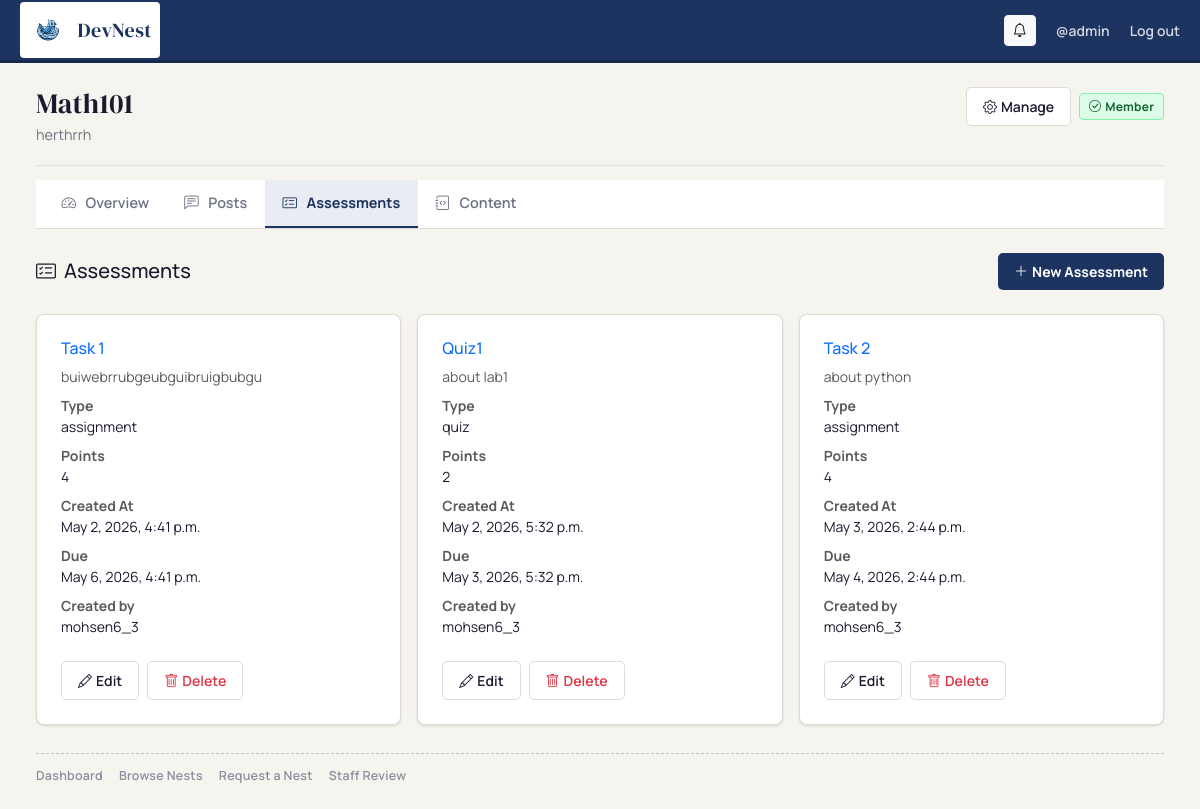
Page /assessments/nests/2/ (signed in) on the earlier database version.
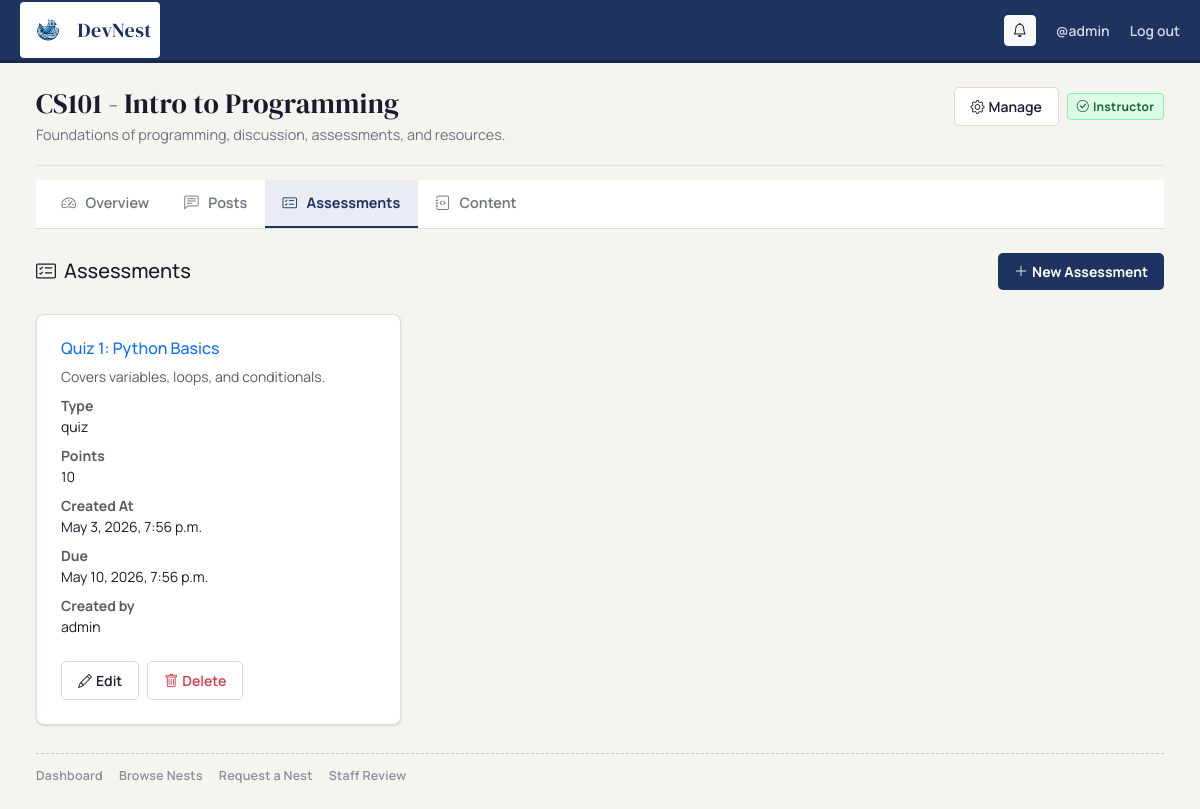
Same page on the later database version.
### nests/models.py (models this page shows, shortened)
class Nest(models.Model):
    class Status(models.TextChoices):
        PENDING  = 'pending',  'Pending'
        APPROVED = 'approved', 'Approved'
        REJECTED = 'rejected', 'Rejected'
    name        = models.CharField(max_length=255)
    description = models.TextField()
    creator     = models.ForeignKey(settings.AUTH_USER_MODEL, on_delete=models.CASCADE)
    members     = models.ManyToManyField(
        settings.AUTH_USER_MODEL,
        through='NestMembership',
        related_name='nests',
    )
    status      = models.CharField(
        max_length=20,
        choices=Status.choices,
        default=Status.PENDING,
    )
    created_at  = models.DateTimeField(auto_now_add=True)
    def membership_for(self, user):
        if not getattr(user, 'is_authenticated', False):
            return None
        return self.memberships.filter(user=user, status=NestMembership.Status.ACTIVE).first()
    def is_site_staff(self, user):
        return bool(getattr(user, 'is_authenticated', False) and (user.is_staff or user.is_superuser))
    def is_nest_staff(self, user):
        m = self.membership_for(user)
        return m is not None and m.role in (NestMembership.Role.INSTRUCTOR, NestMembership.Role.ASSISTANT)

class NestMembership(models.Model):
    class Role(models.TextChoices):
        INSTRUCTOR = 'instructor', 'Instructor'
        ASSISTANT  = 'assistant',  'Assistant'
        MEMBER     = 'member',     'Member'
    class Status(models.TextChoices):
        PENDING  = 'pending',  'Pending'
        ACTIVE   = 'active',   'Active'
        REJECTED = 'rejected', 'Rejected'
    nest      = models.ForeignKey(Nest, on_delete=models.CASCADE, related_name='memberships')
    user      = models.ForeignKey(settings.AUTH_USER_MODEL, on_delete=models.CASCADE, related_name='nest_memberships')
    role      = models.CharField(max_length=20, choices=Role.choices, default=Role.MEMBER)
    status    = models.CharField(max_length=20, choices=Status.choices, default=Status.PENDING)
    joined_at = models.DateTimeField(auto_now_add=True)
    class Meta:
        constraints = [
            models.UniqueConstraint(fields=['nest', 'user'], name='unique_nest_membership')
        ]
        ordering = ['nest', 'joined_at']

### assessments/models.py (models this page shows, shortened)
class Assessment(models.Model):
    TYPE_CHOICES = [
        ('quiz', 'Quiz'),
        ('assignment', 'Assignment'),
    ]
    title = models.CharField(max_length=200)
    description = models.TextField(blank=True)
    assessment_type = models.CharField(max_length=20, choices=TYPE_CHOICES)
    points = models.PositiveIntegerField(default=0)
    due_date = models.DateTimeField(null=True, blank=True)
    created_by = models.ForeignKey(User,on_delete=models.CASCADE,related_name='created_assessments')
    created_at = models.DateTimeField(auto_now_add=True)
    nest = models.ForeignKey(Nest, on_delete=models.CASCADE, related_name='assessments', null=True, blank=True)

### assessments/views.py (the view)
# urls.py: path('nests/<int:nest_id>/', views.assessment_page_view, name='assessment_page_view'),
def assessment_page_view(request: HttpRequest, nest_id):
    nest = get_object_or_404(Nest, id=nest_id)
    assessments = Assessment.objects.filter(nest=nest)
    if request.user.is_authenticated and not request.user.is_staff:
        submissions = Submission.objects.filter(student=request.user, assessment__nest=nest)
        submissions_map = {s.assessment_id: s.score for s in submissions}
        for assessment in assessments:
            assessment.student_score = submissions_map.get(assessment.id)
    else:
        for assessment in assessments:
            assessment.student_score = None
    total_score = (
        Submission.objects
        .filter(student=request.user, assessment__nest=nest)
        .aggregate(total=Sum('score'))['total'] or 0
    )
    context = {
        'assessments': assessments,
        'nest': nest,
        'total_score': total_score,
    }
    context.update(_nest_context(nest, request.user))
    return render(request, 'assessments/assessment_page.html', context)

### assessments/views.py (called while the page is built)
def _nest_context(nest: Nest, user):
    membership = nest.membership_for(user)
    pending_membership = nest.memberships.filter(
        user=user,
        status=NestMembership.Status.PENDING,
    ).first()
    return {
        'membership': membership,
        'pending_membership': pending_membership,
        'can_manage': nest.is_nest_staff(user) or nest.is_site_staff(user),
        'is_nest_staff': nest.is_nest_staff(user) or nest.is_site_staff(user),
    }

### main/context_processors.py (called while the page is built)
def notifications_context(request):
    if not getattr(request.user, 'is_authenticated', False):
        return {
            'unread_notifications': [],
            'unread_notifications_count': 0,
        }
    unread_qs = Notification.objects.filter(user=request.user, is_read=False)
    return {
        'unread_notifications': list(unread_qs[:8]),
        'unread_notifications_count': unread_qs.count(),
    }

### assessments/templates/assessments/assessment_page.html (shortened to what this page needs)
{% extends "nests/nest_detail_base.html" %}
{% load static %}
{% block tab_assessments %}active{% endblock %}
{% block feature_content %}
<div class="d-flex justify-content-between align-items-center mb-4">
    <h5 class="mb-0"><i class="bi bi-card-checklist me-2"></i>Assessments</h5>
    {% if request.user.is_authenticated and request.user.is_staff %}
    <a class="nest-btn-main" href="{% url 'assessments:assessment_create_view' nest_id=nest.id %}">
        <i class="bi bi-plus-lg me-1"></i> New Assessment
    </a>
    {% endif %}
</div>
<div class="assessments-list">
    {% if assessments %}
    <div class="row g-3">
        {% for assessment in assessments %}
        <div class="col-md-6 col-lg-4">
            <div class="nest-surface p-4 h-100 d-flex flex-column">
                <div class="d-flex justify-content-between align-items-start mb-2">
                    <h6 class="mb-0">
                        <a href="{% url 'assessments:assessment_detail_view' nest_id=nest.id pk=assessment.pk %}" class="text-decoration-none">
                            {{ assessment.title }}
                        </a>
                    </h6>
                </div>
                <p class="text-muted small mb-2">{{ assessment.description }}</p>
                <dl class="mb-3 small">
                    <dt class="text-muted">Type</dt><dd>{{ assessment.assessment_type }}</dd>
                    <dt class="text-muted">Points</dt><dd>{{ assessment.points }}</dd>
                    <dt class="text-muted">Created At</dt><dd>{{ assessment.created_at }}</dd>
                    <dt class="text-muted">Due</dt><dd>{{ assessment.due_date|default:"No due date" }}</dd>
                    <dt class="text-muted">Created by</dt><dd>{{ assessment.created_by.username }}</dd>
                </dl>
                {% if request.user.is_authenticated and request.user.is_staff %}
                <div class="d-flex gap-2 mt-auto">
                    <a class="nest-btn-soft" href="{% url 'assessments:assessment_update_view' nest_id=nest.id pk=assessment.pk %}">
                        <i class="bi bi-pencil me-1"></i> Edit
                    </a>
                    <a class="nest-btn-soft" style="color:#dc3545;" href="{% url 'assessments:assessment_delete_view' nest_id=nest.id pk=assessment.pk %}">
                        <i class="bi bi-trash me-1"></i> Delete
                    </a>
                </div>
                {% endif %}
            </div>
        </div>
        {% endfor %}
    </div>
    {% else %}
    <div class="nest-surface p-4 text-muted">No assessments available yet.</div>
    {% endif %}
</div>
{% endblock feature_content %}

### nests/templates/nests/nest_detail_base.html (shortened to what this page needs)
{% extends "nests/base.html" %}
{% block content %}
{% if nest %}
<div class="nest-page-head pb-3 mb-0 border-bottom">
    <div>
        <h2 class="nest-page-title">{{ nest.name }}</h2>
        <p class="nest-page-subtitle mb-1">{{ nest.description }}</p>
    </div>
    <div class="d-flex gap-2 flex-wrap align-items-center">
        {% if can_manage %}
            <a href="{% url 'nests:manage_nest' nest_id=nest.pk %}" class="nest-btn-soft">
                <i class="bi bi-gear me-1"></i> Manage
            </a>
        {% endif %}
        {% if membership %}
            <span class="nest-chip nest-chip-approved align-self-center">
                <i class="bi bi-check-circle me-1"></i> {{ membership.get_role_display }}
            </span>
        {% elif pending_membership %}
            <span class="nest-chip nest-chip-pending align-self-center">
                <i class="bi bi-hourglass-split me-1"></i> Request Pending
            </span>
        {% endif %}
    </div>
</div>
<div class="nest-subnav-wrap">
    <nav class="nest-subnav" aria-label="Nest feature navigation">
        <a href="{% url 'nests:nest_detail' nest_id=nest.pk %}"
           class="nest-subnav-link {% block tab_overview %}{% endblock %}">
            <i class="bi bi-speedometer2 me-1"></i> Overview
        </a>
        <a href="{% url 'nests:nest_posts' nest_id=nest.pk %}"
           class="nest-subnav-link {% block tab_posts %}{% endblock %}">
            <i class="bi bi-chat-left-text me-1"></i> Posts
        </a>
        <a href="{% url 'assessments:assessment_page_view' nest_id=nest.pk %}"
           class="nest-subnav-link {% block tab_assessments %}{% endblock %}">
            <i class="bi bi-card-checklist me-1"></i> Assessments
        </a>
        <a href="{% url 'content:all_titles_view' %}?nest_id={{ nest.pk }}"
           class="nest-subnav-link {% block tab_content %}{% endblock %}">
            <i class="bi bi-journal-code me-1"></i> Content
        </a>
    </nav>
</div>
{% endif %}
{% block feature_content %}{% endblock %}
{% endblock %}

Differences in the rows shown:
no longer on this page (row edited): NestMembership: role "Member"
removed Assessment: title "Task 1", description "buiwebrrubgeubguibruigbubgu", assessment_type "assignment", points "4", created_at "May 2, 2026, 4:41 p.m.", due_date "May 6, 2026, 4:41 p.m.", created_by.username "mohsen6_3"
removed Assessment: title "Quiz1", description "about lab1", assessment_type "quiz", points "2", created_at "May 2, 2026, 5:32 p.m.", due_date "May 3, 2026, 5:32 p.m.", created_by.username "mohsen6_3"
removed Assessment: title "Task 2", description "about python", assessment_type "assignment", points "4", created_at "May 3, 2026, 2:44 p.m.", due_date "May 4, 2026, 2:44 p.m.", created_by.username "mohsen6_3"
changed Nest: name "Math101" → "CS101 - Intro to Programming"; description "herthrrh" → "Foundations of programming, discussion, assessments, and resources."
now on this page (row edited): NestMembership: role "Instructor"
added Assessment: title "Quiz 1: Python Basics", description "Covers variables, loops, and conditionals.", assessment_type "quiz", points "10", created_at "May 3, 2026, 7:56 p.m.", due_date "May 10, 2026, 7:56 p.m.", created_by.username "admin"
